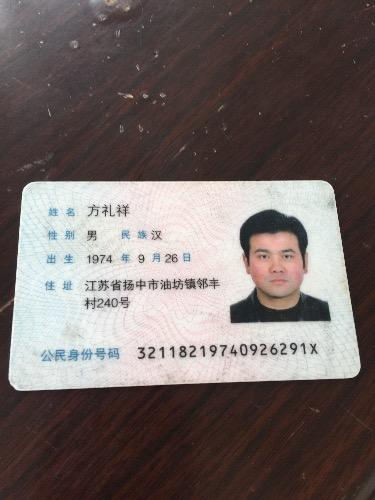
#> input picture images/1111.jpg, 375 x 500 px
$ python identification_card.py   (older library calls are emulated)
#> lines starting #> are read from the running program, lines starting #| are printed output that depends on the picture; after the words box and inside, x2 and y2 are one past the last pixel; in counts of white or black regions, pixels touching at a corner belong together
#!/usr/bin/python
# -*- coding: utf-8 -*-

__author__= "Micheal"

import cv2
import numpy as np
from matplotlib import pyplot as plt


img = cv2.imread('images/1111.jpg')
#> img is the input picture: shape (500, 375, 3); mean B, G, R 102, 104.3, 115
## 先进行灰度处理
gray_image = cv2.cvtColor(img,cv2.COLOR_BGR2GRAY)
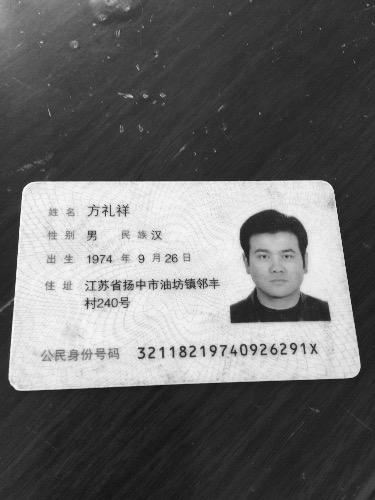
#> gray_image: shape (500, 375); min 5, max 255, mean 107.3
## 二值法进行处理
ret,thresh = cv2.threshold(gray_image,100,255,cv2.THRESH_BINARY)
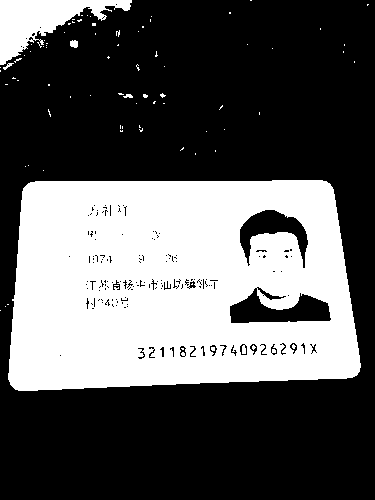
#> thresh: shape (500, 375); 35.7% white; 83 white regions (78 under 20 px), largest, box (x1, y1, x2, y2) and area: (8, 180, 361, 391) 62918, (0, 0, 132, 65) 3623, (70, 40, 78, 48) 53, (3, 63, 14, 70) 30, (123, 94, 133, 98) 28
## 腐蚀处理
kernel = cv2.getStructuringElement(cv2.MORPH_ELLIPSE, (10, 10))
eroded = cv2.erode(thresh, kernel)
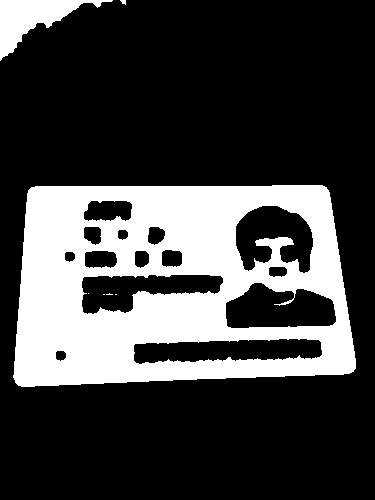
#> eroded: shape (500, 375); 26% white; 7 white regions (4 under 20 px)
## 提取轮廓
tmp_image, contours, hierarchy = cv2.findContours(eroded, cv2.RETR_TREE, cv2.CHAIN_APPROX_NONE)
#> contours = 21 contours, 5 with area under 20; largest, box (x1, y1, x2, y2) and area: (13, 185, 356, 387) 62308, (225, 282, 337, 329) 3854, (133, 338, 323, 365) 3709, (235, 205, 314, 274) 3574, (81, 274, 224, 315) 3444
## 绘制轮廓
cv2.drawContours(img, contours, -1, (0, 0, 255), 2)
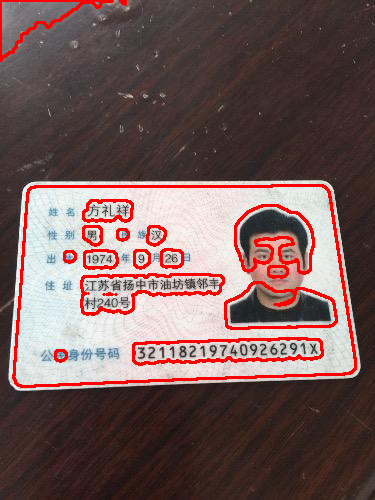
#> img: shape (500, 375, 3); 5.88% of pixels changed, all inside (x1, y1, x2, y2) = (0, 0, 357, 388)


cv2.imshow('image',eroded)
cv2.waitKey(0)
cv2.destroyAllWindows()

$ run again, with images/110.jpg copied over images/1111.jpg
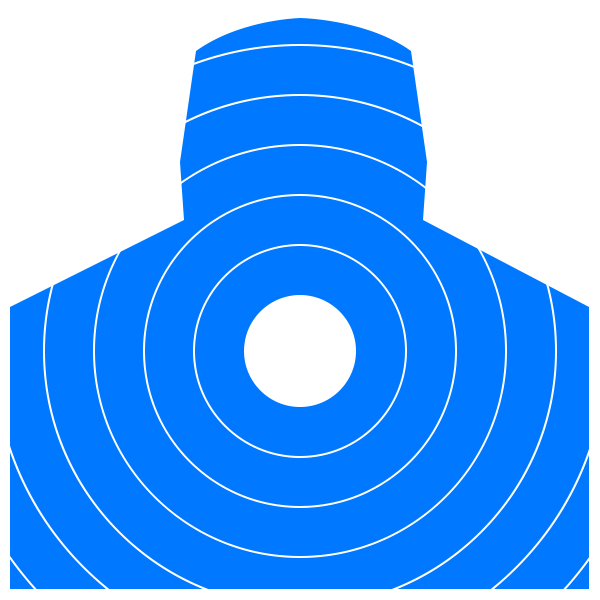
#> input picture images/110.jpg, 600 x 600 px
#> img is the input picture: shape (600, 600, 3); mean B, G, R 254.9, 170.7, 95.9
#> `ret,thresh = cv2.threshold(gray_image,100,255,cv2.THRESH_BINARY)`:
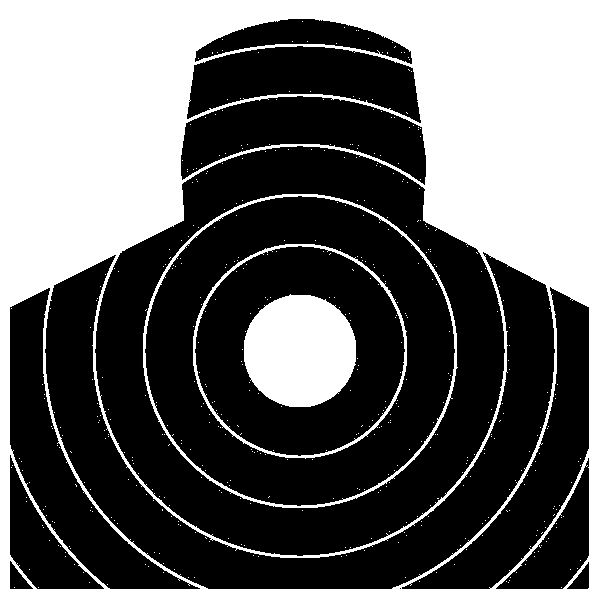
#> thresh: shape (600, 600); 39.4% white; 514 white regions (510 under 20 px), largest, box (x1, y1, x2, y2) and area: (0, 0, 600, 600) 125984, (244, 294, 356, 407) 10032, (143, 194, 458, 508) 3050, (193, 244, 407, 459) 2130
#> eroded: shape (600, 600); 32.1% white; 2 white regions
#> contours = 3 contours; box (x1, y1, x2, y2) and area: (0, 0, 600, 600) 358801, (5, 14, 595, 595) 253794, (249, 300, 352, 403) 8212
#> `cv2.drawContours(img, contours, -1, (0, 0, 255), 2)`:
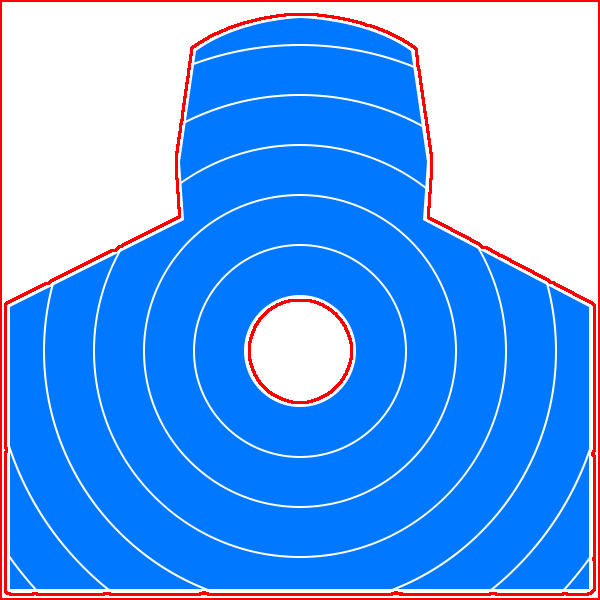
#> img: shape (600, 600, 3); 3.53% of pixels changed, all inside (x1, y1, x2, y2) = (0, 0, 600, 600)
